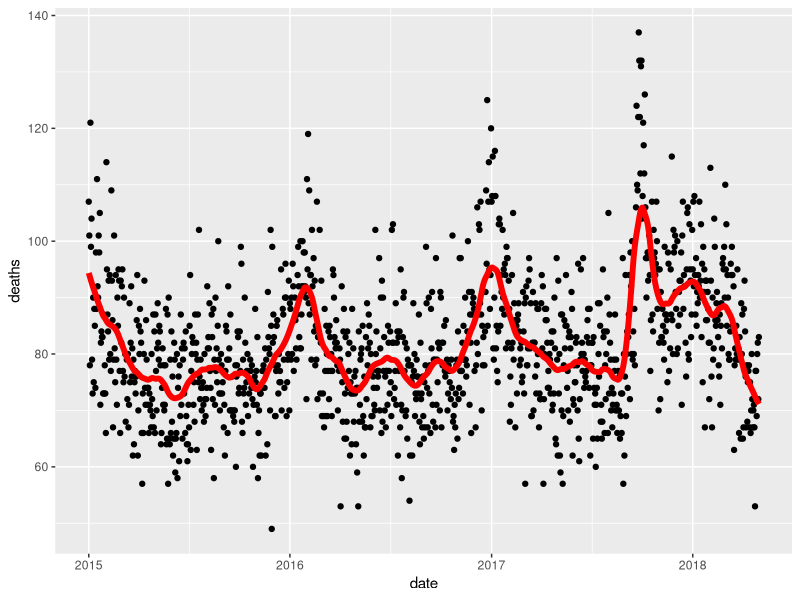
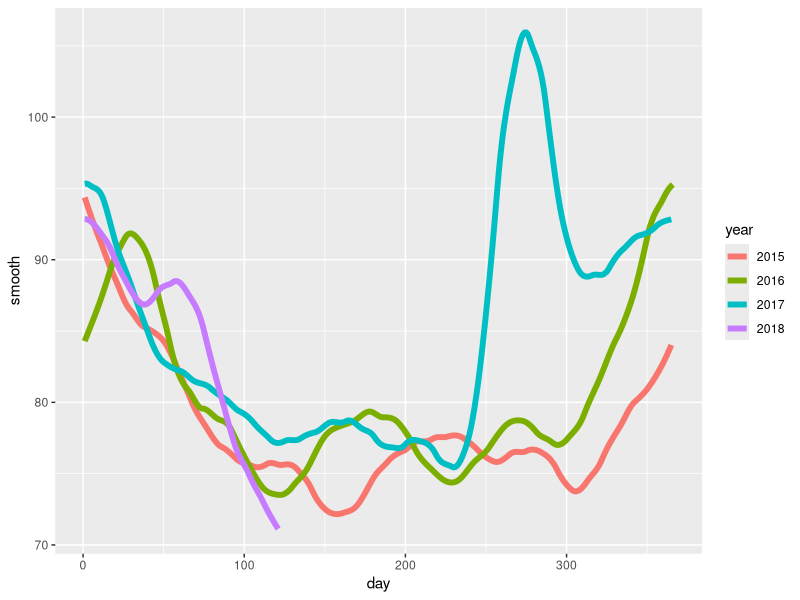
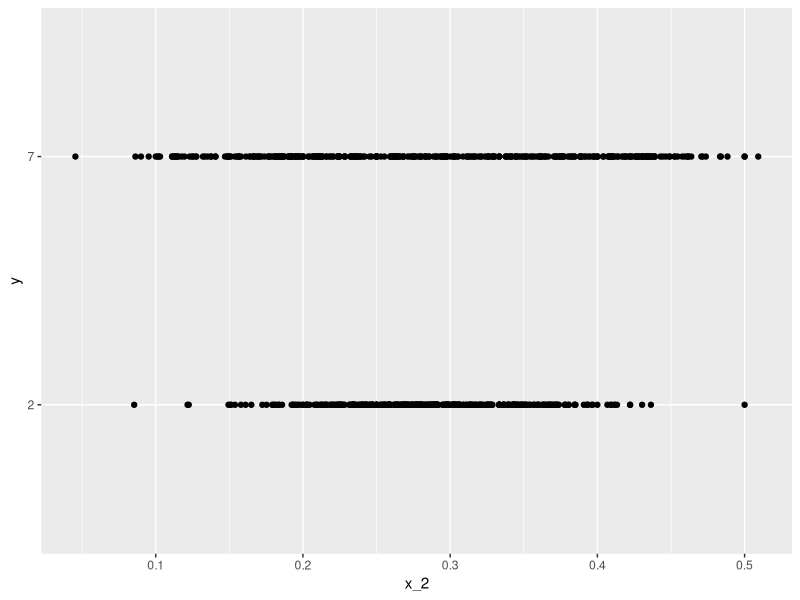

Write the R code that produced these figures, in order.
## ---- chunk 1
knitr::opts_chunk$set(echo = TRUE)
## ---- chunk 2
library(tidyverse)

library(lubridate)
library(purrr)
library(pdftools)
    
fn <- system.file("extdata", "RD-Mortality-Report_2015-18-180531.pdf", package="dslabs")
dat <- map_df(str_split(pdf_text(fn), "\n"), function(s){
	s <- str_trim(s)
	header_index <- str_which(s, "2015")[1]
	tmp <- str_split(s[header_index], "\\s+", simplify = TRUE)
	month <- tmp[1]
	header <- tmp[-1]
	tail_index  <- str_which(s, "Total")
	n <- str_count(s, "\\d+")
	out <- c(1:header_index, which(n==1), which(n>=28), tail_index:length(s))
	s[-out] %>%
		str_remove_all("[^\\d\\s]") %>%
		str_trim() %>%
		str_split_fixed("\\s+", n = 6) %>%
		.[,1:5] %>%
		as_data_frame() %>% 
		setNames(c("day", header)) %>%
		mutate(month = month,
			day = as.numeric(day)) %>%
		gather(year, deaths, -c(day, month)) %>%
		mutate(deaths = as.numeric(deaths))
}) %>%
	mutate(month = recode(month, "JAN" = 1, "FEB" = 2, "MAR" = 3, "APR" = 4, "MAY" = 5, "JUN" = 6, 
                          "JUL" = 7, "AGO" = 8, "SEP" = 9, "OCT" = 10, "NOV" = 11, "DEC" = 12)) %>%
	mutate(date = make_date(year, month, day)) %>%
        filter(date <= "2018-05-01")
## ---- chunk 3
span <- 60 / as.numeric(diff(range(dat$date)))
fit <- dat %>% mutate(x = as.numeric(date)) %>% loess(deaths ~ x, data = ., span = span, degree = 1)
dat %>% mutate(smooth = predict(fit, as.numeric(date))) %>%
	ggplot() +
	geom_point(aes(date, deaths)) +
	geom_line(aes(date, smooth), lwd = 2, col = "red")
## ---- chunk 4
dat %>% 
    mutate(smooth = predict(fit, as.numeric(date)), day = yday(date), year = as.character(year(date))) %>%
    ggplot(aes(day, smooth, col = year)) +
    geom_line(lwd = 2)
## ---- chunk 5
library(broom)
library(dslabs)
data(mnist_27)
mnist_27$train %>% glm(y ~ x_2, family = "binomial", data = .) %>% tidy()
## ---- chunk 6
qplot(x_2, y, data = mnist_27$train)
